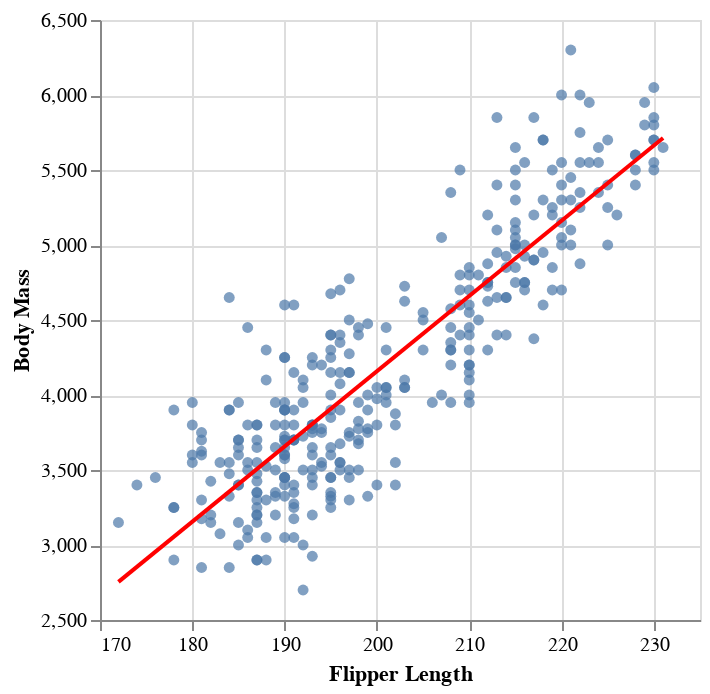

Notebook source saved alongside this figure:
### Markdown cell above
*Note: it would in general be best practice to first select only the variables we are using and then drop rows with missing data. But doing it this way ensures that we consider the same penguins as in Question 2.*

### Code cell
# Solution to part a
pen = pd.read_csv("penguins.csv")
#pen = pen[['flipper_length_mm', 'body_mass_g']]
pen = pen.dropna()

chart = alt.Chart(pen).encode(
    x = alt.X('flipper_length_mm', scale = alt.Scale(zero = False), title = "Flipper Length"),
    y = alt.Y("body_mass_g", scale = alt.Scale(zero = False), title = "Body Mass")
).mark_circle()

chart + chart.transform_regression('flipper_length_mm','body_mass_g').mark_line(color='red')

### Figure 1 — Vega-Lite specification as saved in the notebook (floating-point values rounded to 4 significant figures; data arrays with more than 128 entries replaced by an {"elided": "..."} marker saying what was removed)
{"config": {"view": {"continuousWidth": 300, "continuousHeight": 300}}, "layer": [{"mark": {"type": "circle"}, "encoding": {"x": {"field": "flipper_length_mm", "scale": {"zero": false}, "title": "Flipper Length", "type": "quantitative"}, "y": {"field": "body_mass_g", "scale": {"zero": false}, "title": "Body Mass", "type": "quantitative"}}}, {"mark": {"type": "line", "color": "red"}, "encoding": {"x": {"field": "flipper_length_mm", "scale": {"zero": false}, "title": "Flipper Length", "type": "quantitative"}, "y": {"field": "body_mass_g", "scale": {"zero": false}, "title": "Body Mass", "type": "quantitative"}}, "transform": [{"on": "flipper_length_mm", "regression": "body_mass_g"}]}], "data": {"name": "data-c995aac0439ba8da8b8b257f49920741"}, "$schema": "https://vega.github.io/schema/vega-lite/v5.8.0.json", "datasets": {"data-c995aac0439ba8da8b8b257f49920741": {"elided": "333 records"}}}
